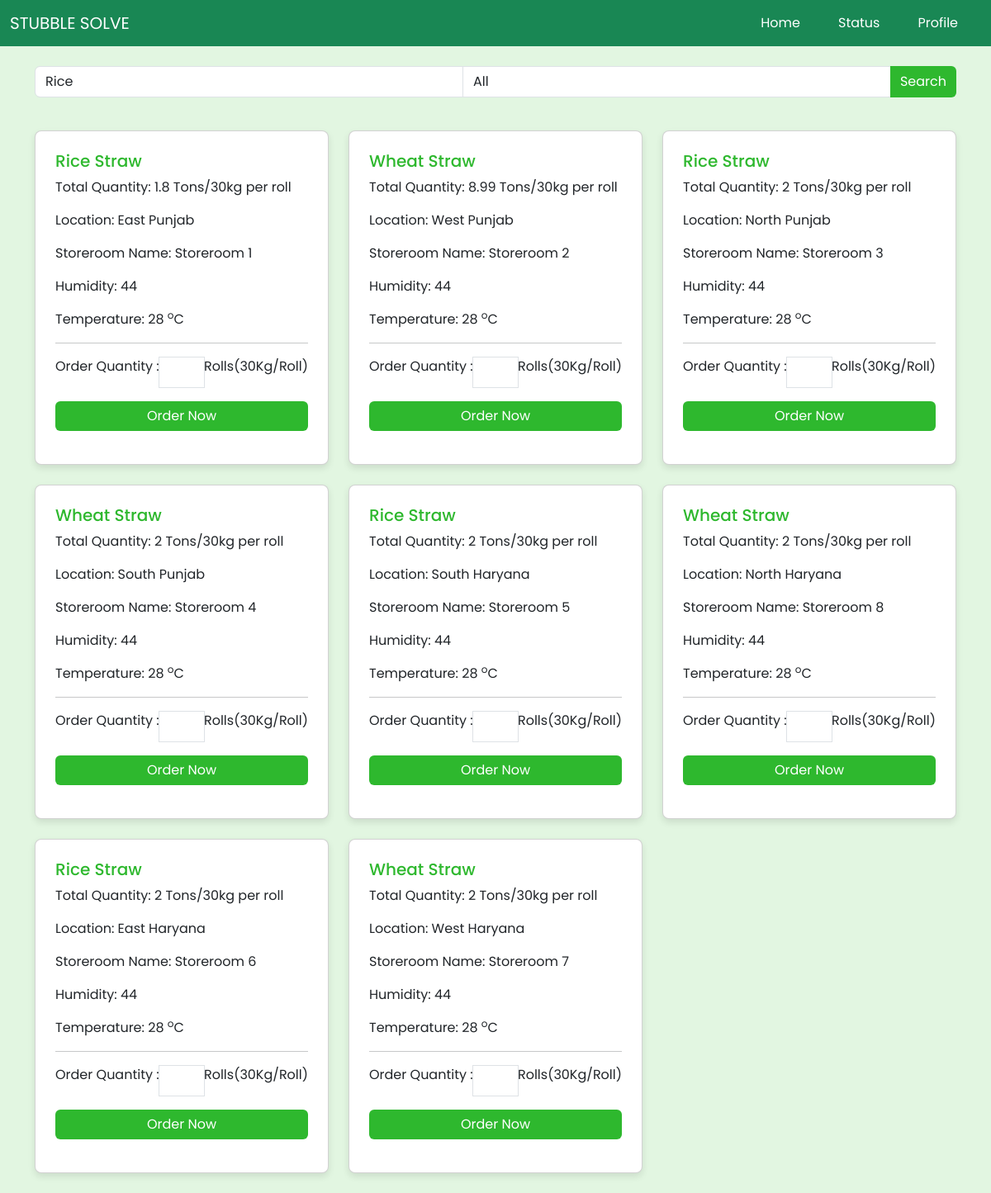
The page /Manufacturer/Home.php (signed in) on the database its author committed.
### tables this page shows
CREATE TABLE `dsroom` (
  `DSRId` int NOT NULL AUTO_INCREMENT,
  `DSRName` varchar(255) DEFAULT NULL,
  `DSRLocation` varchar(255) DEFAULT NULL,
  `DSRSMeter` varchar(45) DEFAULT NULL,
  `DSRCropType` varchar(255) DEFAULT 'Rice',
  `DSRRollCount` int DEFAULT '0',
  PRIMARY KEY (`DSRId`),
  UNIQUE KEY `DSRId_UNIQUE` (`DSRId`)
);

### Manufacturer/Home.php (the view, shortened to what this page needs)
<?php
  include_once "./../config.php";
  try {
    if (isset($_POST['SearchCrop'])) {
        $croptype = $_POST['croptype'];
        $location = $_POST['location'];
        if($location=='all'){
            $fetch_query="SELECT * FROM dsroom where DSRCropType = ?";
            $conn->setAttribute(PDO::ATTR_ERRMODE, PDO::ERRMODE_EXCEPTION);
            $sql=$conn->prepare($fetch_query);
            $sql->execute([$croptype]);
            $x= $sql->setFetchMode(PDO::FETCH_ASSOC);
            $posts=$sql->fetchAll();
            $rowCount = count($posts);
        }
        else{
            $fetch_query="SELECT * FROM dsroom where DSRLocation = ? and DSRCropType = ?";
            $conn->setAttribute(PDO::ATTR_ERRMODE, PDO::ERRMODE_EXCEPTION);
            $sql=$conn->prepare($fetch_query);
            $sql->execute([$location,$croptype]);
            $x= $sql->setFetchMode(PDO::FETCH_ASSOC);
            $posts=$sql->fetchAll();
            $rowCount = count($posts);
        }
            $fetch_query1="SELECT DISTINCT DSRLocation FROM DSRoom";
            $conn->setAttribute(PDO::ATTR_ERRMODE, PDO::ERRMODE_EXCEPTION);
            $sql1=$conn->prepare($fetch_query1);
            $sql1->execute();
            $x1= $sql1->setFetchMode(PDO::FETCH_ASSOC);
            $DSRLocations=$sql1->fetchAll();
       }
       else{
        $fetch_query="SELECT * FROM DSRoom";
        $conn->setAttribute(PDO::ATTR_ERRMODE, PDO::ERRMODE_EXCEPTION);
        $sql=$conn->prepare($fetch_query);
        $sql->execute();
        $posts=$sql->fetchAll();
        $rowCount = count($posts);
       }
} catch (PDOException $e) {
    $_SESSION['error'] = "Can't Create enrolled the Work: " . $e->getMessage();
}
?>
<!DOCTYPE html>
<html lang="en">
<head>
    <link rel="stylesheet" type="text/css" href="../css/universal.css">
    <link rel="stylesheet" type="text/css" href="../css/error.css">
    <link rel="stylesheet" href="https://cdnjs.cloudflare.com/ajax/libs/font-awesome/5.15.3/css/all.min.css">
    <link rel="stylesheet" href="https://cdn.jsdelivr.net/npm/bootstrap@5.3.0/dist/css/bootstrap.min.css">
    <link rel="stylesheet" type="text/css" href="../css/Manufacturer/Home.css">
</head>
<body>
    <nav class="navbar navbar-expand-lg navbar-light bg-success">
        <div class="container-fluid">
            <a class="navbar-brand text-white" href="#">STUBBLE SOLVE</a>
            <div class="collapse navbar-collapse" id="navbarNav">
                <ul class="navbar-nav ms-auto">
                    <li class="nav-item">
                        <a class="nav-link text-white" href="Home.php">Home</a>
                    </li>
                    <li class="nav-item">
                        <a class="nav-link text-white" href="Status.php">Status</a>
                    </li>
                    <li class="nav-item">
                        <a class="nav-link text-white" href="Profile.php">Profile</a>
                    </li>
                </ul>
            </div>
        </div>
    </nav>
  <div class="container mt-4">
    <div class="row">
        <div class="col-12">
    <form method="POST" action="Home.php" class="input-group mb-3">
            <select name="croptype" class="form-control">
                <option value="Rice">Rice</option>
            </select>
            <select name="location" class="form-control">
            <option value="all">All</option>
            </select>
                <button type="submit" name="SearchCrop" class="btn btn-success" type="button">Search</button>
    </form>
        </div>
    </div>
</div>
    <div class="container mt-4">
    <div class="row">
    <?php if ($rowCount<=0): ?>
            <div class="card mb-4">
            <div class="card-body">
                <div class="card-text">No Crop Rolls Found..!</div>
            </div>
            </div>
            <?php else: ?>
        <?php foreach ($posts as $post): ?>
            <div class="col-md-4">
                <div class="card mb-4">
                    <div class="card-body">
                        <h5 class="card-title"><?php echo($post['DSRCropType']); ?> Straw</h5>
                        <p class="card-text">Total Quantity: <?php echo(($post['DSRRollCount'])/1000); ?> Tons/30kg per roll</p>
                        <p class="card-text">Location: <?php echo($post['DSRLocation']); ?></p>
                        <p class="card-text">Storeroom Name: <?php echo($post['DSRName']); ?></p>
                        <p class="card-text">Humidity: 44</p>
                        <p class="card-text">Temperature: 28 <sup>o</sup>C</p>
                        <hr>
                        <form method="POST" action="Home.php" class="mb-3">
                            <div class="input-group mb-3 mt-3">
                            <div>Order Quantity : </div>
                            <input type="number" name="roll" min="1" class="form-control">
                            <div>Rolls(30Kg/Roll)</div>
                            </div>
                            <button type="submit" name="ordernow" class="btn btn-success" style="width:100%">Order Now</button>
                        </form>
                    </div>
                </div>
            </div>
        <?php endforeach;endif; ?>
    </div>
    </div>
</body>
</html>

### css/universal.css (style rules this page uses)
* { margin: 0; padding: 0; box-sizing: border-box; font-family: "Poppins", sans-serif; }

### css/Manufacturer/Home.css (style rules this page uses)
body { margin: 0; padding: 0; background-color: #E2F6E1; overflow: auto; }
.navbar { background-color: rgba(23, 106, 38); color: rgb(255, 255, 255); }
.navbar-nav { margin-left: auto; display: flex; gap: 30px; margin-right: 20px; }
.nav-item { list-style: none; }
.card { border-radius: 8px; box-shadow: 0 4px 8px rgba(0, 0, 0, 0.1); background-color: #fff; }
.card-body { padding: 1.5rem; }
.card-title { color: #2eb82e; }
.btn-success { background-color: #2eb82e; border: none; }

### rows shown on the page
dsroom: DSRCropType "Rice", ($post['DSRRollCount'])/1000 "1.8", DSRLocation "East Punjab", DSRName "Storeroom 1"
dsroom: DSRCropType "Wheat", ($post['DSRRollCount'])/1000 "8.99", DSRLocation "West Punjab", DSRName "Storeroom 2"
dsroom: DSRCropType "Rice", ($post['DSRRollCount'])/1000 "2", DSRLocation "North Punjab", DSRName "Storeroom 3"
dsroom: DSRCropType "Wheat", ($post['DSRRollCount'])/1000 "2", DSRLocation "South Punjab", DSRName "Storeroom 4"
dsroom: DSRCropType "Rice", ($post['DSRRollCount'])/1000 "2", DSRLocation "South Haryana", DSRName "Storeroom 5"
dsroom: DSRCropType "Wheat", ($post['DSRRollCount'])/1000 "2", DSRLocation "North Haryana", DSRName "Storeroom 8"
dsroom: DSRCropType "Rice", ($post['DSRRollCount'])/1000 "2", DSRLocation "East Haryana", DSRName "Storeroom 6"
dsroom: DSRCropType "Wheat", ($post['DSRRollCount'])/1000 "2", DSRLocation "West Haryana", DSRName "Storeroom 7"
